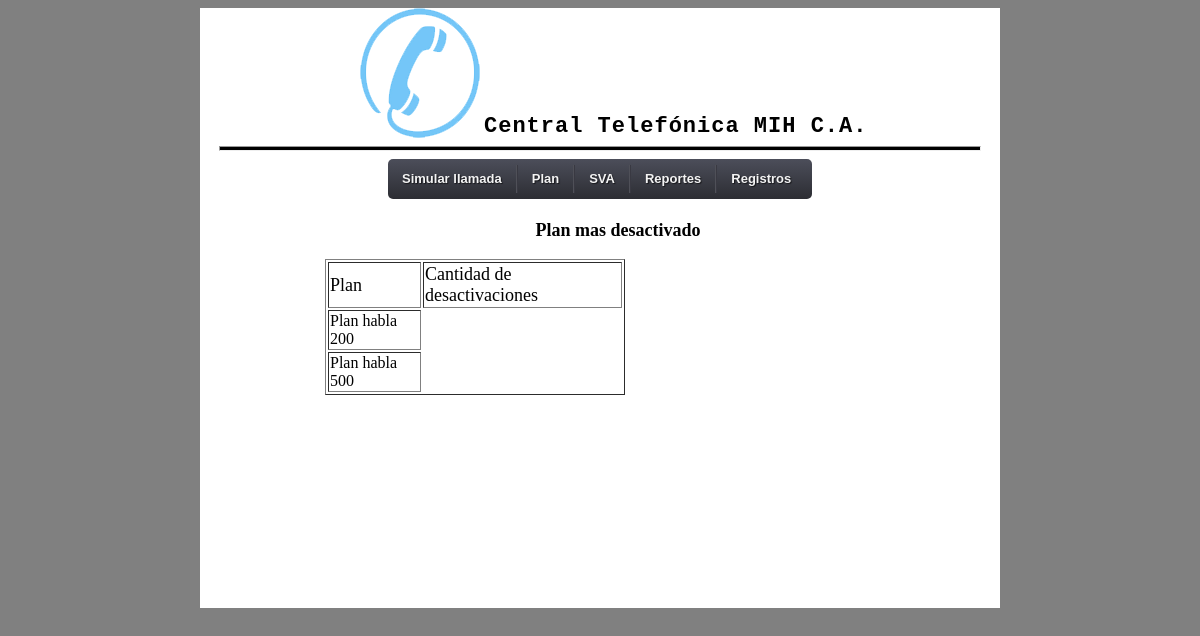
The page /Plan_mas_desactivado.php on the database as committed earlier.
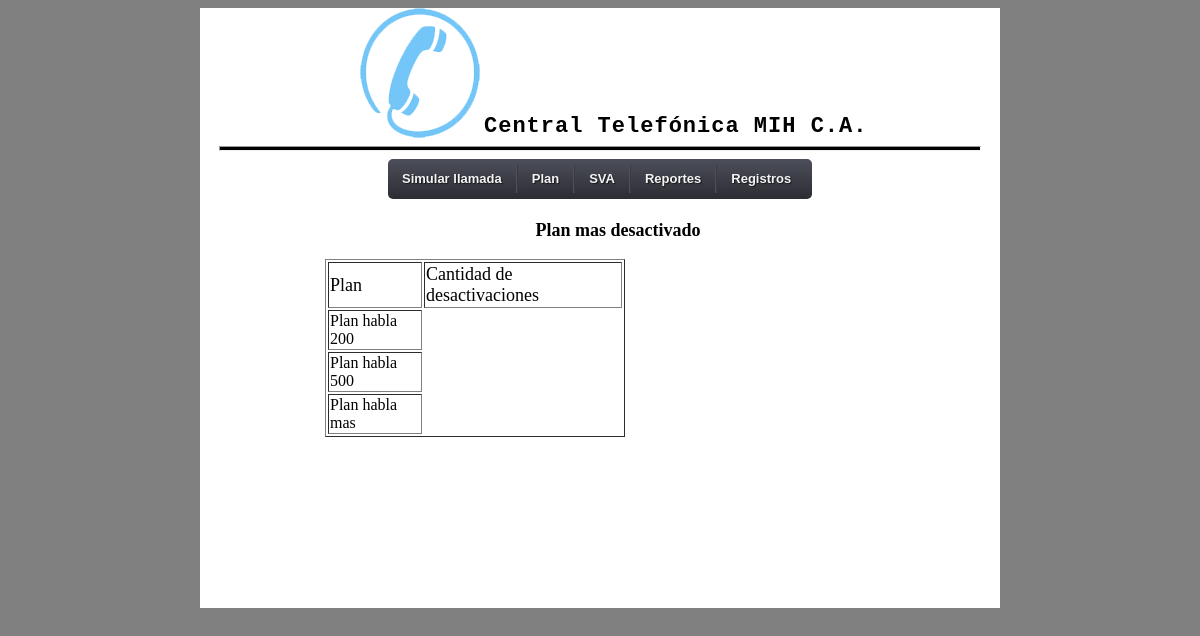
The same page on the database as committed later.
### tables this page shows
CREATE TABLE IF NOT EXISTS `plan` (
  `Id_plan` int(11) NOT NULL AUTO_INCREMENT,
  `Nombre` varchar(30) NOT NULL,
  `Tipo_plan` varchar(30) NOT NULL,
  `Tipo_tele` varchar(30) NOT NULL,
  `Precio` int(11) NOT NULL,
  PRIMARY KEY (`Id_plan`),
  UNIQUE KEY `Nombre` (`Nombre`)
);

### Plan_mas_desactivado.php (the view, shortened to what this page needs)
<html>
<head>
<link rel="stylesheet" type="text/css" href="css/estilo.css" media="screen" />
</head>
<body>
	<div id="contenedor">
		<div id="encabezado">
			<a href="index.php"><img src="imagen/logo.png"></a>
			<label id="titulo">Central Telef&oacute;nica MIH C.A.</label>
		</div>
		<hr>
		<div id="contenido">
			<div id="menu">
			</div>
			<div id="espac_cont">
				<div id="cantidad_llamdas">
					<center><p style="font-size: 18px;font-weight: bold;">Plan mas desactivado<p></center>
					<?php
						$link = mysql_connect("localhost", "root", NULL);
						$result1 = mysql_query("SELECT Nombre FROM plan", $link);
						echo "<table border = '1' style = 'margin: 0px 0px 0px 89px; width:300px;'> \n";
						echo "<tr style = 'height: 38px'><td style = 'font-size:18px'>Plan</td><td style = 'font-size:18px'>Cantidad de desactivaciones</td>
						</tr> \n";
						while ($row = mysql_fetch_row($result1)){
						echo "<tr style = 'height: 38px'><td>$row[0] </td></tr> \n";
						}
						echo "</table> \n";
					?>
				</div>
				</div>
			</div>
		</div>
</body>
</html>

Rows that differ between the two databases and show on the page:
added plan: Nombre "Plan habla mas"
